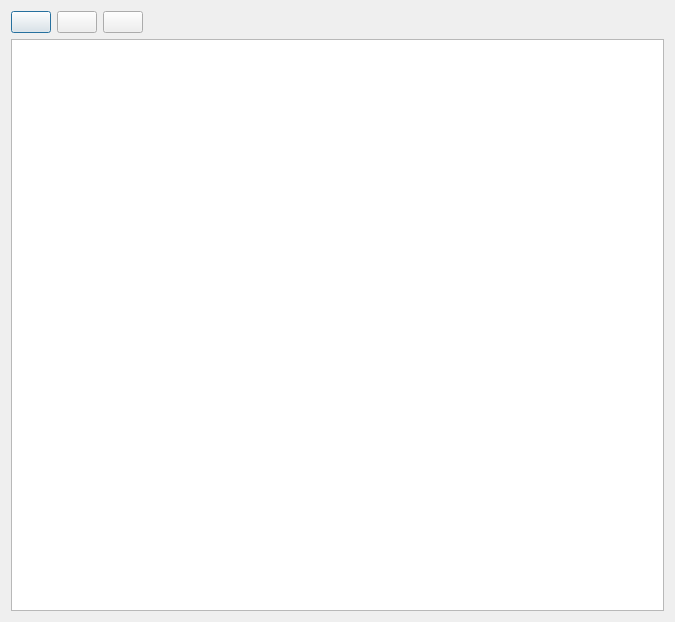
<?xml version="1.0" encoding="UTF-8"?>
<ui version="4.0">
 <class>Dialog</class>
 <widget class="QDialog" name="Dialog">
  <property name="geometry">
   <rect>
    <x>0</x>
    <y>0</y>
    <width>675</width>
    <height>622</height>
   </rect>
  </property>
  <property name="windowTitle">
   <string>Bookmarks</string>
  </property>
  <property name="windowIcon">
   <iconset>
    <normaloff>pypordb/8027068_splash.png</normaloff>pypordb/8027068_splash.png</iconset>
  </property>
  <layout class="QGridLayout" name="gridLayout">
   <item row="0" column="0">
    <layout class="QVBoxLayout" name="verticalLayout">
     <item>
      <layout class="QHBoxLayout" name="horizontalLayout">
       <item>
        <widget class="QPushButton" name="pushButtonSpeichern">
         <property name="toolTip">
          <string>Save actual site in bookmarks</string>
         </property>
         <property name="text">
          <string/>
         </property>
         <property name="icon">
          <iconset>
           <normaloff>pypordb/media-floppy.png</normaloff>pypordb/media-floppy.png</iconset>
         </property>
        </widget>
       </item>
       <item>
        <widget class="QPushButton" name="pushButtonAnzeigen">
         <property name="toolTip">
          <string>Show selected site</string>
         </property>
         <property name="text">
          <string/>
         </property>
         <property name="icon">
          <iconset>
           <normaloff>pypordb/appointment-recurring.png</normaloff>pypordb/appointment-recurring.png</iconset>
         </property>
        </widget>
       </item>
       <item>
        <widget class="QPushButton" name="pushButtonLoeschen">
         <property name="toolTip">
          <string>Delete site from bookmarks</string>
         </property>
         <property name="text">
          <string/>
         </property>
         <property name="icon">
          <iconset>
           <normaloff>pypordb/user-trash.png</normaloff>pypordb/user-trash.png</iconset>
         </property>
        </widget>
       </item>
       <item>
        <spacer name="horizontalSpacer">
         <property name="orientation">
          <enum>Qt::Horizontal</enum>
         </property>
         <property name="sizeHint" stdset="0">
          <size>
           <width>40</width>
           <height>20</height>
          </size>
         </property>
        </spacer>
       </item>
      </layout>
     </item>
     <item>
      <widget class="QTableWidget" name="tableWidgetBookmarks">
       <property name="sortingEnabled">
        <bool>true</bool>
       </property>
       <attribute name="horizontalHeaderVisible">
        <bool>true</bool>
       </attribute>
      </widget>
     </item>
    </layout>
   </item>
  </layout>
 </widget>
 <resources/>
 <connections/>
</ui>
